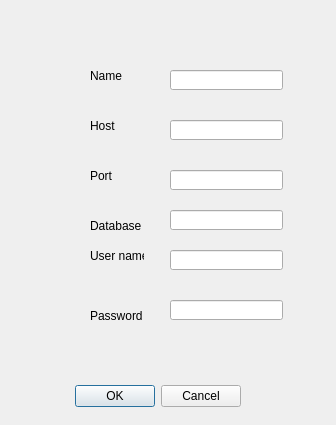
<?xml version="1.0" encoding="UTF-8"?>
<ui version="4.0">
 <class>newdbDialog</class>
 <widget class="QDialog" name="newdbDialog">
  <property name="geometry">
   <rect>
    <x>0</x>
    <y>0</y>
    <width>336</width>
    <height>425</height>
   </rect>
  </property>
  <property name="windowTitle">
   <string>New DB</string>
  </property>
  <widget class="QDialogButtonBox" name="newdbBox">
   <property name="geometry">
    <rect>
     <x>70</x>
     <y>380</y>
     <width>171</width>
     <height>32</height>
    </rect>
   </property>
   <property name="orientation">
    <enum>Qt::Horizontal</enum>
   </property>
   <property name="standardButtons">
    <set>QDialogButtonBox::Cancel|QDialogButtonBox::Ok</set>
   </property>
  </widget>
  <widget class="QLineEdit" name="ndbNamelineEdit">
   <property name="geometry">
    <rect>
     <x>170</x>
     <y>70</y>
     <width>113</width>
     <height>20</height>
    </rect>
   </property>
  </widget>
  <widget class="QLineEdit" name="ndbHostlineEdit">
   <property name="geometry">
    <rect>
     <x>170</x>
     <y>120</y>
     <width>113</width>
     <height>20</height>
    </rect>
   </property>
  </widget>
  <widget class="QLineEdit" name="ndbPortlineEdit">
   <property name="geometry">
    <rect>
     <x>170</x>
     <y>170</y>
     <width>113</width>
     <height>20</height>
    </rect>
   </property>
  </widget>
  <widget class="QLineEdit" name="ndbUserNamelineEdit">
   <property name="geometry">
    <rect>
     <x>170</x>
     <y>250</y>
     <width>113</width>
     <height>20</height>
    </rect>
   </property>
  </widget>
  <widget class="QLineEdit" name="ndbPWDlineEdit">
   <property name="geometry">
    <rect>
     <x>170</x>
     <y>300</y>
     <width>113</width>
     <height>20</height>
    </rect>
   </property>
  </widget>
  <widget class="QLabel" name="label">
   <property name="geometry">
    <rect>
     <x>90</x>
     <y>70</y>
     <width>54</width>
     <height>12</height>
    </rect>
   </property>
   <property name="text">
    <string>Name</string>
   </property>
  </widget>
  <widget class="QLabel" name="label_2">
   <property name="geometry">
    <rect>
     <x>90</x>
     <y>120</y>
     <width>54</width>
     <height>12</height>
    </rect>
   </property>
   <property name="text">
    <string>Host</string>
   </property>
  </widget>
  <widget class="QLabel" name="label_3">
   <property name="geometry">
    <rect>
     <x>90</x>
     <y>250</y>
     <width>54</width>
     <height>12</height>
    </rect>
   </property>
   <property name="text">
    <string>User name</string>
   </property>
  </widget>
  <widget class="QLabel" name="label_4">
   <property name="geometry">
    <rect>
     <x>90</x>
     <y>170</y>
     <width>54</width>
     <height>12</height>
    </rect>
   </property>
   <property name="text">
    <string>Port</string>
   </property>
  </widget>
  <widget class="QLabel" name="label_5">
   <property name="geometry">
    <rect>
     <x>90</x>
     <y>310</y>
     <width>54</width>
     <height>12</height>
    </rect>
   </property>
   <property name="text">
    <string>Password</string>
   </property>
  </widget>
  <widget class="QLabel" name="label_6">
   <property name="geometry">
    <rect>
     <x>90</x>
     <y>220</y>
     <width>54</width>
     <height>12</height>
    </rect>
   </property>
   <property name="text">
    <string>Database</string>
   </property>
  </widget>
  <widget class="QLineEdit" name="ndbDBlineEdit">
   <property name="geometry">
    <rect>
     <x>170</x>
     <y>210</y>
     <width>113</width>
     <height>20</height>
    </rect>
   </property>
  </widget>
 </widget>
 <resources/>
 <connections>
  <connection>
   <sender>newdbBox</sender>
   <signal>accepted()</signal>
   <receiver>newdbDialog</receiver>
   <slot>accept()</slot>
   <hints>
    <hint type="sourcelabel">
     <x>248</x>
     <y>254</y>
    </hint>
    <hint type="destinationlabel">
     <x>157</x>
     <y>274</y>
    </hint>
   </hints>
  </connection>
  <connection>
   <sender>newdbBox</sender>
   <signal>rejected()</signal>
   <receiver>newdbDialog</receiver>
   <slot>reject()</slot>
   <hints>
    <hint type="sourcelabel">
     <x>316</x>
     <y>260</y>
    </hint>
    <hint type="destinationlabel">
     <x>286</x>
     <y>274</y>
    </hint>
   </hints>
  </connection>
 </connections>
</ui>
